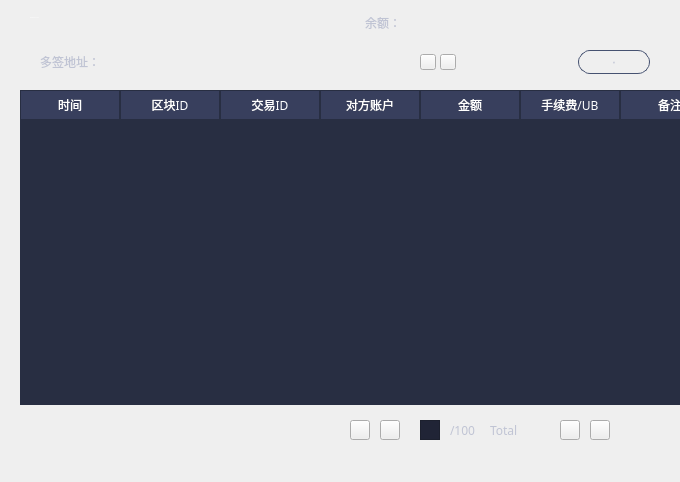
<?xml version="1.0" encoding="UTF-8"?>
<ui version="4.0">
 <class>MultiSigTransactionPage</class>
 <widget class="QWidget" name="MultiSigTransactionPage">
  <property name="geometry">
   <rect>
    <x>0</x>
    <y>0</y>
    <width>680</width>
    <height>482</height>
   </rect>
  </property>
  <property name="windowTitle">
   <string>Form</string>
  </property>
  <widget class="QLabel" name="balanceLabel">
   <property name="geometry">
    <rect>
     <x>410</x>
     <y>10</y>
     <width>271</width>
     <height>30</height>
    </rect>
   </property>
   <property name="font">
    <font>
     <family>Microsoft YaHei UI Light</family>
     <pointsize>14</pointsize>
    </font>
   </property>
   <property name="styleSheet">
    <string notr="true"/>
   </property>
   <property name="text">
    <string/>
   </property>
   <property name="alignment">
    <set>Qt::AlignLeading|Qt::AlignLeft|Qt::AlignVCenter</set>
   </property>
  </widget>
  <widget class="QToolButton" name="qrcodeBtn">
   <property name="geometry">
    <rect>
     <x>440</x>
     <y>54</y>
     <width>16</width>
     <height>16</height>
    </rect>
   </property>
   <property name="font">
    <font>
     <family>Microsoft YaHei UI Light</family>
    </font>
   </property>
   <property name="cursor">
    <cursorShape>PointingHandCursor</cursorShape>
   </property>
   <property name="focusPolicy">
    <enum>Qt::NoFocus</enum>
   </property>
   <property name="text">
    <string/>
   </property>
  </widget>
  <widget class="QLabel" name="label">
   <property name="geometry">
    <rect>
     <x>20</x>
     <y>50</y>
     <width>80</width>
     <height>24</height>
    </rect>
   </property>
   <property name="font">
    <font>
     <family>Microsoft YaHei UI Light</family>
    </font>
   </property>
   <property name="styleSheet">
    <string notr="true">color: rgb(192,196,212);</string>
   </property>
   <property name="text">
    <string>多签地址：</string>
   </property>
   <property name="alignment">
    <set>Qt::AlignRight|Qt::AlignTrailing|Qt::AlignVCenter</set>
   </property>
  </widget>
  <widget class="QLabel" name="label_16">
   <property name="geometry">
    <rect>
     <x>341</x>
     <y>11</y>
     <width>60</width>
     <height>24</height>
    </rect>
   </property>
   <property name="font">
    <font>
     <family>Microsoft YaHei UI Light</family>
    </font>
   </property>
   <property name="styleSheet">
    <string notr="true">color: rgb(192, 196, 212);</string>
   </property>
   <property name="text">
    <string>余额：</string>
   </property>
   <property name="alignment">
    <set>Qt::AlignRight|Qt::AlignTrailing|Qt::AlignVCenter</set>
   </property>
  </widget>
  <widget class="QToolButton" name="copyBtn">
   <property name="geometry">
    <rect>
     <x>420</x>
     <y>54</y>
     <width>16</width>
     <height>16</height>
    </rect>
   </property>
   <property name="font">
    <font>
     <family>Microsoft YaHei UI Light</family>
    </font>
   </property>
   <property name="cursor">
    <cursorShape>PointingHandCursor</cursorShape>
   </property>
   <property name="focusPolicy">
    <enum>Qt::NoFocus</enum>
   </property>
   <property name="text">
    <string/>
   </property>
  </widget>
  <widget class="QLabel" name="initLabel">
   <property name="geometry">
    <rect>
     <x>280</x>
     <y>290</y>
     <width>401</width>
     <height>51</height>
    </rect>
   </property>
   <property name="font">
    <font>
     <family>Microsoft YaHei UI Light</family>
     <pointsize>12</pointsize>
    </font>
   </property>
   <property name="styleSheet">
    <string notr="true">color: rgb(178, 178, 178);</string>
   </property>
   <property name="text">
    <string>没有查询到交易记录</string>
   </property>
   <property name="alignment">
    <set>Qt::AlignCenter</set>
   </property>
  </widget>
  <widget class="QTableWidget" name="transactionsTableWidget">
   <property name="geometry">
    <rect>
     <x>20</x>
     <y>90</y>
     <width>660</width>
     <height>315</height>
    </rect>
   </property>
   <property name="styleSheet">
    <string notr="true">QTableWidget{border: none;background-color: rgb(40, 46, 66);}
QHeaderView{background-color:rgb(40,46,66);min-height:30;color:white;}
QHeaderView::section{background-color: rgb(56,63,93);border: 1px solid rgb(40,46,66);
font: 12px &quot;Microsoft YaHei UI Light&quot;;}
</string>
   </property>
   <property name="verticalScrollBarPolicy">
    <enum>Qt::ScrollBarAsNeeded</enum>
   </property>
   <property name="horizontalScrollBarPolicy">
    <enum>Qt::ScrollBarAlwaysOff</enum>
   </property>
   <property name="sizeAdjustPolicy">
    <enum>QAbstractScrollArea::AdjustToContents</enum>
   </property>
   <property name="autoScroll">
    <bool>false</bool>
   </property>
   <property name="editTriggers">
    <set>QAbstractItemView::NoEditTriggers</set>
   </property>
   <property name="tabKeyNavigation">
    <bool>false</bool>
   </property>
   <property name="showDropIndicator" stdset="0">
    <bool>false</bool>
   </property>
   <property name="dragDropOverwriteMode">
    <bool>false</bool>
   </property>
   <property name="showGrid">
    <bool>false</bool>
   </property>
   <attribute name="horizontalHeaderVisible">
    <bool>true</bool>
   </attribute>
   <attribute name="horizontalHeaderCascadingSectionResizes">
    <bool>false</bool>
   </attribute>
   <attribute name="verticalHeaderVisible">
    <bool>false</bool>
   </attribute>
   <attribute name="verticalHeaderCascadingSectionResizes">
    <bool>true</bool>
   </attribute>
   <column>
    <property name="text">
     <string>时间</string>
    </property>
    <property name="font">
     <font>
      <family>Microsoft YaHei UI Light</family>
     </font>
    </property>
    <property name="textAlignment">
     <set>AlignCenter</set>
    </property>
   </column>
   <column>
    <property name="text">
     <string>区块ID</string>
    </property>
    <property name="font">
     <font>
      <family>Microsoft YaHei UI Light</family>
     </font>
    </property>
    <property name="textAlignment">
     <set>AlignCenter</set>
    </property>
   </column>
   <column>
    <property name="text">
     <string>交易ID</string>
    </property>
    <property name="font">
     <font>
      <family>Microsoft YaHei UI Light</family>
     </font>
    </property>
    <property name="textAlignment">
     <set>AlignCenter</set>
    </property>
   </column>
   <column>
    <property name="text">
     <string>对方账户</string>
    </property>
    <property name="font">
     <font>
      <family>Microsoft YaHei UI Light</family>
     </font>
    </property>
    <property name="textAlignment">
     <set>AlignCenter</set>
    </property>
   </column>
   <column>
    <property name="text">
     <string>金额</string>
    </property>
    <property name="font">
     <font>
      <family>Microsoft YaHei UI Light</family>
     </font>
    </property>
    <property name="textAlignment">
     <set>AlignCenter</set>
    </property>
   </column>
   <column>
    <property name="text">
     <string>手续费/UB</string>
    </property>
    <property name="font">
     <font>
      <family>Microsoft YaHei UI Light</family>
     </font>
    </property>
    <property name="textAlignment">
     <set>AlignCenter</set>
    </property>
   </column>
   <column>
    <property name="text">
     <string>备注</string>
    </property>
    <property name="font">
     <font>
      <family>Microsoft YaHei UI Light</family>
     </font>
    </property>
    <property name="textAlignment">
     <set>AlignCenter</set>
    </property>
   </column>
  </widget>
  <widget class="QComboBox" name="multiSigAddressComboBox">
   <property name="geometry">
    <rect>
     <x>110</x>
     <y>50</y>
     <width>300</width>
     <height>24</height>
    </rect>
   </property>
   <property name="font">
    <font>
     <family>Microsoft YaHei UI Light</family>
     <weight>50</weight>
     <bold>false</bold>
    </font>
   </property>
   <property name="focusPolicy">
    <enum>Qt::NoFocus</enum>
   </property>
   <property name="styleSheet">
    <string notr="true">QComboBox{background:transparent;border:none;color: rgb(192, 196, 212);padding-left: 5px;}
QComboBox::drop-down {background:transparent;border:none;}
QComboBox::down-arrow {image: url(:/ui/wallet_ui/downArrow.png);}
QComboBox::down-arrow:on {image: url(:/ui/wallet_ui/downArrow_on.png);}
QComboBox QAbstractItemView {outline: 0px;}
QComboBox QAbstractItemView::item { min-height: 30px;color:rgb(192,196,212);selection-color: white;background-color: rgb(48,52,72);selection-background-color: rgb(44,48,67);}
QComboBox QAbstractItemView::item:hover {color: white;background-color: rgb(44,48,67);}
</string>
   </property>
  </widget>
  <widget class="QToolButton" name="backBtn">
   <property name="geometry">
    <rect>
     <x>578</x>
     <y>50</y>
     <width>72</width>
     <height>24</height>
    </rect>
   </property>
   <property name="font">
    <font>
     <family>Microsoft YaHei UI Light</family>
     <pointsize>-1</pointsize>
     <weight>50</weight>
     <italic>false</italic>
     <bold>false</bold>
    </font>
   </property>
   <property name="cursor">
    <cursorShape>PointingHandCursor</cursorShape>
   </property>
   <property name="focusPolicy">
    <enum>Qt::NoFocus</enum>
   </property>
   <property name="styleSheet">
    <string notr="true">QToolButton{color:rgb(192,196,212);border:1px solid  rgb(70,82,113);border-radius:12px;
background-color: transparent;
font: 12px &quot;Microsoft YaHei UI Light&quot;;}
QToolButton:hover{color:white;border-color:rgb(24,140,249);background-color:rgb(24,140,249);}</string>
   </property>
   <property name="text">
    <string>返回</string>
   </property>
  </widget>
  <widget class="QToolButton" name="lastPageBtn">
   <property name="geometry">
    <rect>
     <x>590</x>
     <y>420</y>
     <width>20</width>
     <height>20</height>
    </rect>
   </property>
   <property name="font">
    <font>
     <family>Microsoft YaHei UI Light</family>
    </font>
   </property>
   <property name="cursor">
    <cursorShape>PointingHandCursor</cursorShape>
   </property>
   <property name="focusPolicy">
    <enum>Qt::NoFocus</enum>
   </property>
   <property name="styleSheet">
    <string notr="true"/>
   </property>
   <property name="text">
    <string/>
   </property>
  </widget>
  <widget class="QToolButton" name="prePageBtn">
   <property name="geometry">
    <rect>
     <x>380</x>
     <y>420</y>
     <width>20</width>
     <height>20</height>
    </rect>
   </property>
   <property name="font">
    <font>
     <family>Microsoft YaHei UI Light</family>
    </font>
   </property>
   <property name="cursor">
    <cursorShape>PointingHandCursor</cursorShape>
   </property>
   <property name="focusPolicy">
    <enum>Qt::NoFocus</enum>
   </property>
   <property name="styleSheet">
    <string notr="true"/>
   </property>
   <property name="text">
    <string/>
   </property>
  </widget>
  <widget class="QLabel" name="numberLabel">
   <property name="geometry">
    <rect>
     <x>490</x>
     <y>420</y>
     <width>70</width>
     <height>20</height>
    </rect>
   </property>
   <property name="font">
    <font>
     <family>Microsoft YaHei UI Light</family>
    </font>
   </property>
   <property name="styleSheet">
    <string notr="true">color: rgb(192, 196, 212);</string>
   </property>
   <property name="text">
    <string>Total</string>
   </property>
  </widget>
  <widget class="QToolButton" name="nextPageBtn">
   <property name="geometry">
    <rect>
     <x>560</x>
     <y>420</y>
     <width>20</width>
     <height>20</height>
    </rect>
   </property>
   <property name="font">
    <font>
     <family>Microsoft YaHei UI Light</family>
    </font>
   </property>
   <property name="cursor">
    <cursorShape>PointingHandCursor</cursorShape>
   </property>
   <property name="focusPolicy">
    <enum>Qt::NoFocus</enum>
   </property>
   <property name="styleSheet">
    <string notr="true"/>
   </property>
   <property name="text">
    <string/>
   </property>
  </widget>
  <widget class="QToolButton" name="firstPageBtn">
   <property name="geometry">
    <rect>
     <x>350</x>
     <y>420</y>
     <width>20</width>
     <height>20</height>
    </rect>
   </property>
   <property name="font">
    <font>
     <family>Microsoft YaHei UI Light</family>
    </font>
   </property>
   <property name="cursor">
    <cursorShape>PointingHandCursor</cursorShape>
   </property>
   <property name="focusPolicy">
    <enum>Qt::NoFocus</enum>
   </property>
   <property name="styleSheet">
    <string notr="true"/>
   </property>
   <property name="text">
    <string/>
   </property>
  </widget>
  <widget class="QLineEdit" name="pageLineEdit">
   <property name="geometry">
    <rect>
     <x>420</x>
     <y>420</y>
     <width>20</width>
     <height>20</height>
    </rect>
   </property>
   <property name="styleSheet">
    <string notr="true">QLineEdit{background-color: rgb(32,36,54);color: rgb(192, 196, 212);border:1px solid rgb(28, 32, 46);padding: 0px 0px 0px 0px;}
QLineEdit:focus{border:1px solid rgb(93,107,144);}</string>
   </property>
   <property name="text">
    <string/>
   </property>
   <property name="alignment">
    <set>Qt::AlignCenter</set>
   </property>
  </widget>
  <widget class="QLabel" name="pageLabel">
   <property name="geometry">
    <rect>
     <x>450</x>
     <y>420</y>
     <width>40</width>
     <height>20</height>
    </rect>
   </property>
   <property name="font">
    <font>
     <family>Microsoft YaHei UI Light</family>
    </font>
   </property>
   <property name="styleSheet">
    <string notr="true">color: rgb(192, 196, 212);</string>
   </property>
   <property name="text">
    <string>/100</string>
   </property>
   <property name="alignment">
    <set>Qt::AlignLeading|Qt::AlignLeft|Qt::AlignVCenter</set>
   </property>
  </widget>
  <widget class="QLabel" name="contactLabel">
   <property name="geometry">
    <rect>
     <x>30</x>
     <y>5</y>
     <width>200</width>
     <height>24</height>
    </rect>
   </property>
   <property name="font">
    <font>
     <family>Microsoft YaHei UI Light</family>
     <pointsize>-1</pointsize>
     <weight>50</weight>
     <italic>false</italic>
     <bold>false</bold>
    </font>
   </property>
   <property name="styleSheet">
    <string notr="true">color: white;
font: 18px &quot;Microsoft YaHei UI Light&quot;;</string>
   </property>
   <property name="text">
    <string>Transaction Record</string>
   </property>
  </widget>
 </widget>
 <resources/>
 <connections/>
</ui>
